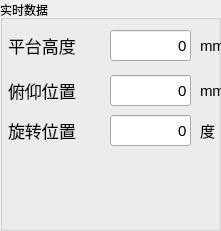
   <widget class="QGroupBox" name="GB_State">
    <property name="geometry">
     <rect>
      <x>810</x>
      <y>100</y>
      <width>221</width>
      <height>231</height>
     </rect>
    </property>
    <property name="title">
     <string>实时数据</string>
    </property>
    <widget class="QLabel" name="Lab_StateLift">
     <property name="geometry">
      <rect>
       <x>8</x>
       <y>30</y>
       <width>91</width>
       <height>31</height>
      </rect>
     </property>
     <property name="font">
      <font>
       <pointsize>13</pointsize>
      </font>
     </property>
     <property name="text">
      <string>平台高度</string>
     </property>
    </widget>
    <widget class="QLineEdit" name="LE_StateLift">
     <property name="geometry">
      <rect>
       <x>110</x>
       <y>30</y>
       <width>81</width>
       <height>31</height>
      </rect>
     </property>
     <property name="font">
      <font>
       <pointsize>11</pointsize>
      </font>
     </property>
     <property name="text">
      <string>0</string>
     </property>
     <property name="alignment">
      <set>Qt::AlignRight|Qt::AlignTrailing|Qt::AlignVCenter</set>
     </property>
    </widget>
    <widget class="QLabel" name="Lab_StatePitch">
     <property name="geometry">
      <rect>
       <x>8</x>
       <y>75</y>
       <width>91</width>
       <height>31</height>
      </rect>
     </property>
     <property name="font">
      <font>
       <pointsize>13</pointsize>
      </font>
     </property>
     <property name="text">
      <string>俯仰位置</string>
     </property>
    </widget>
    <widget class="QLineEdit" name="LE_StatePitch">
     <property name="geometry">
      <rect>
       <x>110</x>
       <y>75</y>
       <width>81</width>
       <height>31</height>
      </rect>
     </property>
     <property name="font">
      <font>
       <pointsize>11</pointsize>
      </font>
     </property>
     <property name="text">
      <string>0</string>
     </property>
     <property name="alignment">
      <set>Qt::AlignRight|Qt::AlignTrailing|Qt::AlignVCenter</set>
     </property>
    </widget>
    <widget class="QLineEdit" name="LE_StateRota">
     <property name="geometry">
      <rect>
       <x>110</x>
       <y>115</y>
       <width>81</width>
       <height>31</height>
      </rect>
     </property>
     <property name="font">
      <font>
       <pointsize>11</pointsize>
      </font>
     </property>
     <property name="text">
      <string>0</string>
     </property>
     <property name="alignment">
      <set>Qt::AlignRight|Qt::AlignTrailing|Qt::AlignVCenter</set>
     </property>
    </widget>
    <widget class="QLabel" name="Lab_StateRota">
     <property name="geometry">
      <rect>
       <x>8</x>
       <y>115</y>
       <width>91</width>
       <height>31</height>
      </rect>
     </property>
     <property name="font">
      <font>
       <pointsize>13</pointsize>
      </font>
     </property>
     <property name="text">
      <string>旋转位置</string>
     </property>
    </widget>
    <widget class="QLabel" name="label">
     <property name="geometry">
      <rect>
       <x>200</x>
       <y>35</y>
       <width>41</width>
       <height>21</height>
      </rect>
     </property>
     <property name="font">
      <font>
       <pointsize>11</pointsize>
      </font>
     </property>
     <property name="text">
      <string>mm</string>
     </property>
    </widget>
    <widget class="QLabel" name="label_2">
     <property name="geometry">
      <rect>
       <x>200</x>
       <y>80</y>
       <width>41</width>
       <height>21</height>
      </rect>
     </property>
     <property name="font">
      <font>
       <pointsize>11</pointsize>
      </font>
     </property>
     <property name="text">
      <string>mm</string>
     </property>
    </widget>
    <widget class="QLabel" name="label_3">
     <property name="geometry">
      <rect>
       <x>200</x>
       <y>120</y>
       <width>41</width>
       <height>21</height>
      </rect>
     </property>
     <property name="font">
      <font>
       <pointsize>11</pointsize>
      </font>
     </property>
     <property name="text">
      <string>度</string>
     </property>
    </widget>
   </widget>
